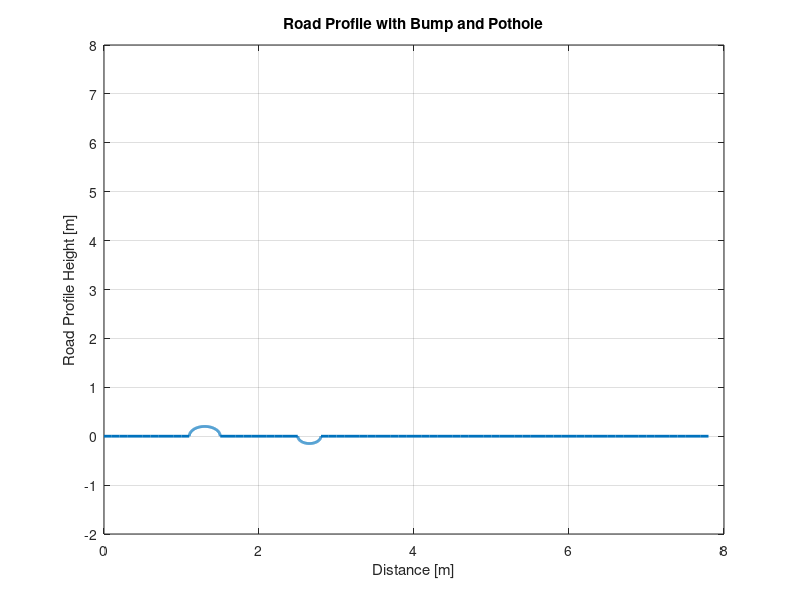

The MATLAB script that drew this image:
% Road Profile - Bump followed by a Pothole

% Section 1: Flat road before bump
x_flat1 = 0:0.1:1.1;
z_flat1 = zeros(1, length(x_flat1));

% Section 2: Bump (semi-circle up)
R_bump = 0.20; % radius of bump
th_bump = 0:0.01:pi;
x_bump = -R_bump*cos(th_bump) + x_flat1(end) + R_bump;
z_bump = R_bump*sin(th_bump);

% Section 3: Flat road between bump and pothole
x_flat2 = x_bump(end):0.1:x_bump(end) + 1;
z_flat2 = zeros(1, length(x_flat2));

% Section 4: Pothole (semi-circle down)
R_pothole = 0.15; % radius of pothole
th_pothole = 0:0.01:pi;
x_pothole = -R_pothole*cos(th_pothole) + x_flat2(end) + R_pothole;
z_pothole = -R_pothole*sin(th_pothole); % negative dip

% Section 5: Flat road after pothole
x_flat3 = x_pothole(end):0.1:x_pothole(end) + 5;
z_flat3 = zeros(1, length(x_flat3));

% Combine all sections
X_r = [x_flat1, x_bump(2:end), x_flat2(2:end), x_pothole(2:end), x_flat3(2:end)];
Z_r = [z_flat1, z_bump(2:end), z_flat2(2:end), z_pothole(2:end), z_flat3(2:end)];

% Convert distance to time (assuming constant speed)
v = 2; % [m/s]
road_profile_time = X_r / v;
road_profile_height = Z_r;

% Push to base workspace
assignin('base', 'road_profile_time', road_profile_time);
assignin('base', 'road_profile_height', road_profile_height);


plot(X_r, Z_r, 'LineWidth', 2)
xlabel('Distance [m]')
ylabel('Road Profile Height [m]')
title('Road Profile with Bump and Pothole')
grid on;

% Set y-axis ticks from 0 to 10 in steps of 1
yticks(-2:1:8)
ylim([-2 8])

saveas(gcf, 'road_profile.png');